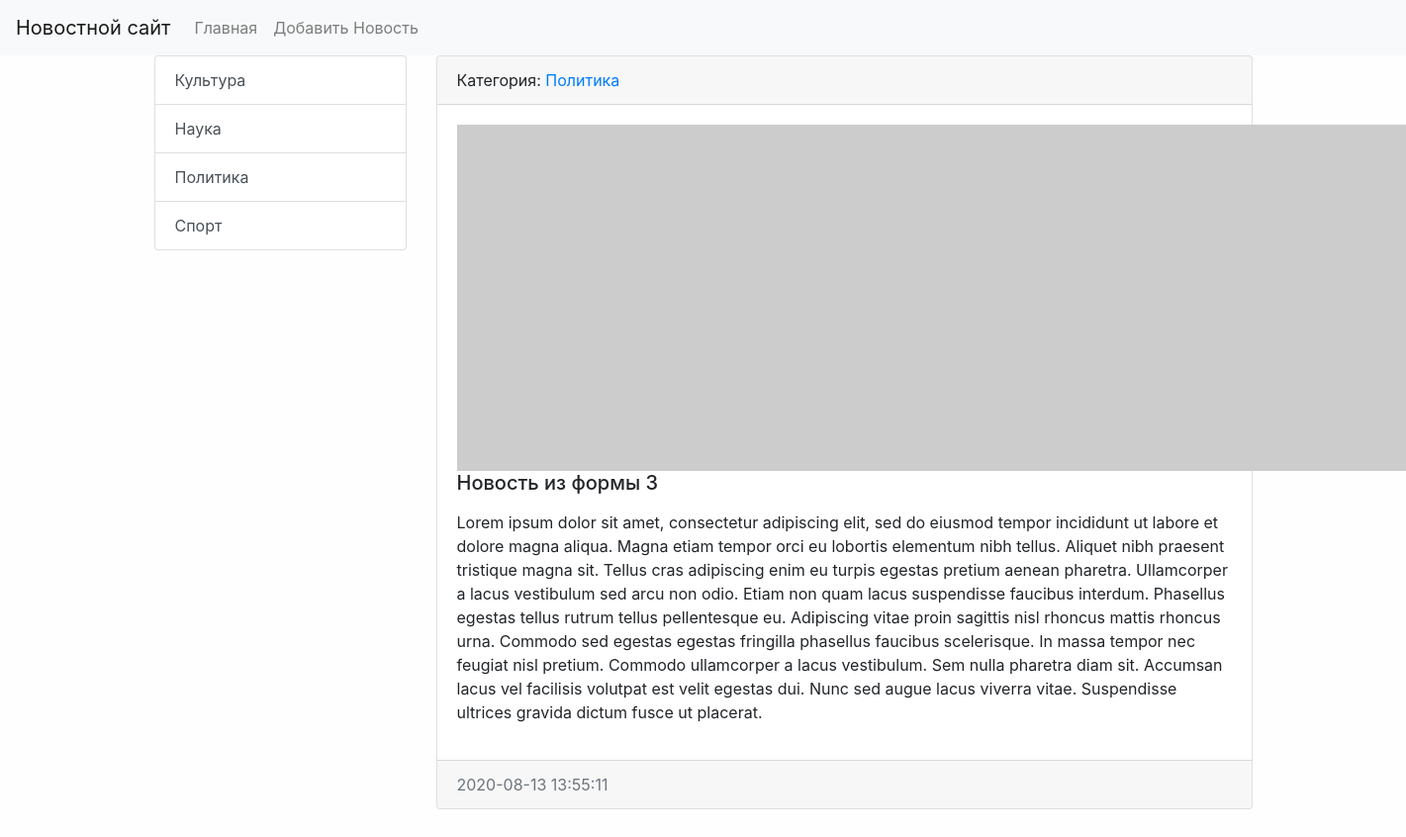
Screenshot of /news/10/ with the database file from the repository.
### news/models.py (models this page shows, shortened)
class Category(models.Model):
    title = models.CharField(max_length=150, db_index=True, verbose_name='Наименование категории')
    def get_absolute_url(self):
        return reverse('category', kwargs={'category_id': self.pk})
    def __str__(self):
        return self.title
    class Meta:
        verbose_name = 'Категорию'
        verbose_name_plural = 'Категории'
        ordering = ['title']

class News(models.Model):
    title = models.CharField(max_length=150, verbose_name='Наименование')
    content = models.TextField(blank=True, verbose_name='Контент')
    created_at = models.DateTimeField(auto_now_add=True, verbose_name='Дата публикации')
    updated_at = models.DateTimeField(auto_now=True, verbose_name='Обновлено')
    photo = models.ImageField(upload_to='photos/%Y/%m/%d/', verbose_name='Фото', blank=True)
    is_published = models.BooleanField(default=True, verbose_name='Опубликовано')
    category = models.ForeignKey('Category', on_delete=models.PROTECT, verbose_name='Категория')
    class Meta:
        verbose_name = 'Новость'
        verbose_name_plural = 'Новости'
        ordering = ['-created_at']

### news/views.py (the view)
# urls.py: path('news/<int:pk>/', ViewNews.as_view(), name='view_news'),
class ViewNews(DetailView):
    model = News
    context_object_name = 'news_item'

### news/templatetags/news_tags.py (called while the page is built)
@register.inclusion_tag('news/list_categories.html')
def show_categories():
    categories = Category.objects.all()
    return {'categories': categories}

### news/templates/news/news_detail.html (shortened to what this page needs)
{% extends "base.html" %}
{% block sidebar %}
{%include 'inc/_sidebar.html'%}
{% endblock %}
{% block content %}
<div class="card mb-3">
    <div class="card-header">
        Категория: <a href="{{news_item.category.get_absolute_url}}">{{news_item.category}}</a>
    </div>
    <div class="card-body">
        {%if item.photo %}
        <img src="{{news_item.photo.url}}" alt="" width="350" class="float-left mr-3">
        {%else%}
        <img src="https://picsum.photos/id/1060/350/235/" alt="" class="float-left mr-3">
        {%endif%}
        <h5 class="card-title">{{news_item.title}}</h5>
        <p class="card-text">{{news_item.content|safe|linebreaks}}</p>
    </div>
    <div class="card-footer text-muted">
        {{news_item.created_at|date:"Y-m-d H:i:s"}}
    </div>
</div>
{% endblock %}

### news/templates/news/list_categories.html
<div class="list-group">
    {%for item in categories %}
    <a href="{{item.get_absolute_url}}" class="list-group-item list-group-item-action">{{item.title}}</a>
    {%endfor%}
</div>

### mysite/static/css/style.css (style rules this page uses)
body { background-color: #fefefe; }

### rows the page displays
Category: title "Культура"
Category: title "Наука"
Category: title "Политика"
Category: title "Спорт"
News: category "Политика", title "Новость из формы 3", content "Lorem ipsum dolor sit amet, consectetur adipiscing elit, sed do eiusmod tempor incididunt ut labore et dolore magna aliqua. Magna etiam tempor orci eu lobortis elementum nibh tellus. Aliquet nibh praesent tristique magna sit. Tellus cras adipiscing enim eu turpis egestas pretium aenean pharetra. Ullamcorper a lacus vestibulum sed arcu non odio. Etiam non quam lacus suspendisse faucibus interdum. Phasellus egestas tellus rutrum tellus pellentesque eu. Adipiscing vitae proin sagittis nisl rhoncus mattis rhoncus urna. Commodo sed egestas egestas fringilla phasellus faucibus scelerisque. In massa tempor nec feugiat nisl pretium. Commodo ullamcorper a lacus vestibulum. Sem nulla pharetra diam…", created_at "2020-08-13 13:55:11"
